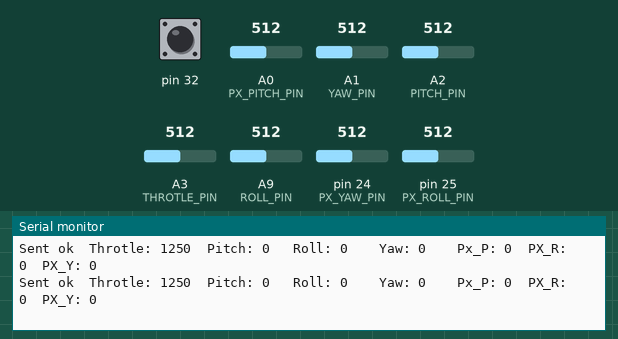
This program was run on a simulated Teensy 4. Shown: the last lines printed to the serial monitor. Inputs (shaded band) come from the test bench; at power-on: A0 (PX_PITCH_PIN) = 512, A2 (PITCH_PIN) = 512, A1 (YAW_PIN) = 512, A3 (THROTLE_PIN) = 512, A9 (ROLL_PIN) = 512, pin 24 (PX_YAW_PIN) = 512, pin 25 (PX_ROLL_PIN) = 512, pin 32 HIGH. No radio packets arrive unless stated.

Above: at 3.2 s.
3.3 s: A0 (PX_PITCH_PIN) set to 716
At 3.9 s:
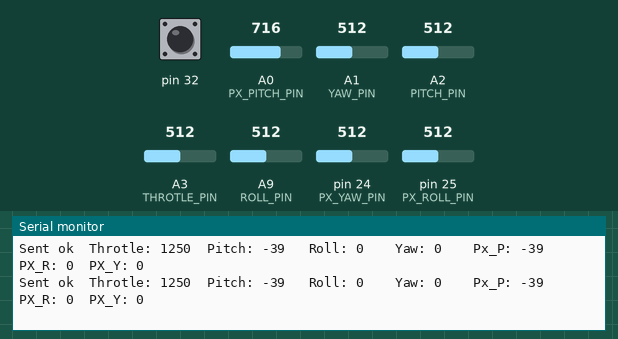
4.8 s: A2 (PITCH_PIN) set to 306
At 5.7 s:
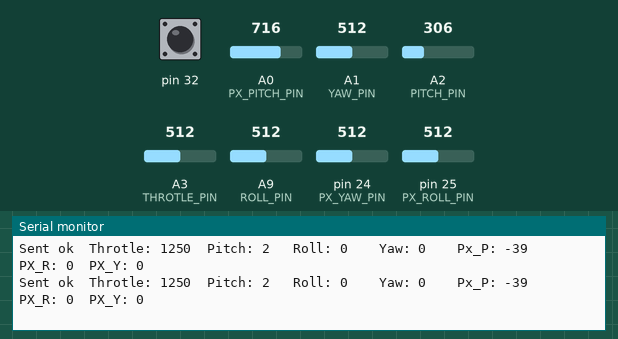
7.8 s: A1 (YAW_PIN) set to 716
At 8.7 s:
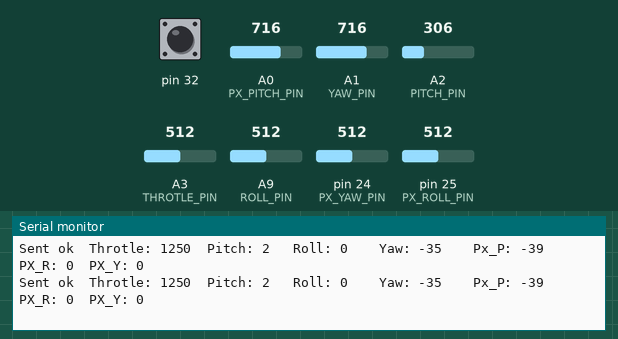
9.3 s: A3 (THROTLE_PIN) set to 716
At 9.8 s:
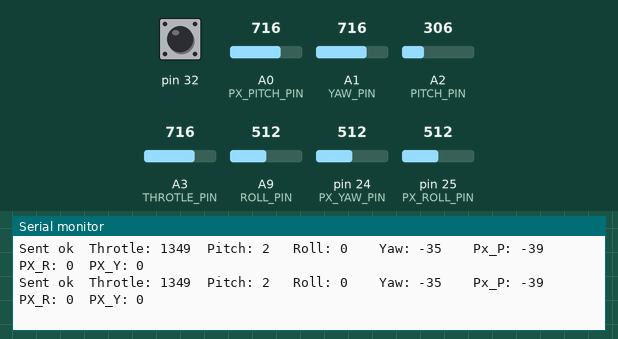
13.9 s: A9 (ROLL_PIN) set to 716
At 14.4 s:
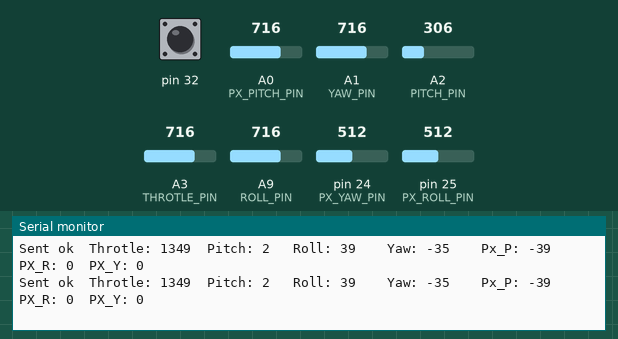
Timing chart, 0 to 16.4 s (numbered marks = the images above; inputs shaded):
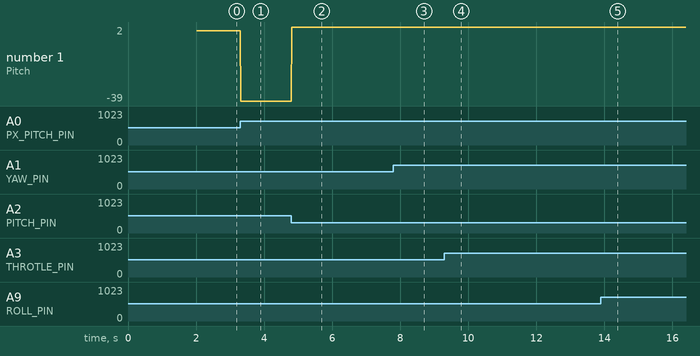

The program:

main.cpp
```cpp
#include <Arduino.h>
#include <RF24.h>
#include <SPI.h>
#include <nRF24L01.h>

// A3=Throtle, Pitch=A2 et Roll=A1
#define THROTLE_PIN A3
#define PITCH_PIN A2
#define ROLL_PIN A9
#define YAW_PIN A1

#define PX_PITCH_PIN A0
#define PX_ROLL_PIN A11
#define PX_YAW_PIN A10

// doit etre le meme que pour drone
// #define PRY_MAX 200
// #define PRY_MIN -200

/*
connection Teensy 4 a NRF24L01
GND  -> GND
VCC  -> 3.3V (mettre une capa de 10uF)
CE   -> 31 select RX/TX mode (non lie a SPI donc peut etre changee)
CSN  -> 10 chip select SPI
SCK  -> 13
MOSI -> 11
MISO -> 12
IRQ  -> 32  (non lie a SPI donc peut etre changee)
*/

RF24 radio(31, 10); // CE, CSN
const byte address[6] = "00001";
volatile bool messageAvailable = false;

void NRF24L01_IRQ();

struct Data {
    int throtle;
    int roll;
    int pitch;
    int yaw;
    int px_pitch;
    int px_roll;
    int px_yaw;
};
// Data dataToSend = { 0, 0, 0, 0 };
// Data dataReceived = { 0, 0, 0, 0 };

Data dataToSend = { 0, 0, 0, 0, 0, 0, 0 };
Data dataReceived = { 0, 0, 0, 0, 0, 0, 0 };

void setup()
{
    Serial.begin(115200);
    pinMode(32, INPUT_PULLUP);
    attachInterrupt(digitalPinToInterrupt(32), NRF24L01_IRQ, FALLING);
    pinMode(THROTLE_PIN, INPUT);
    pinMode(PITCH_PIN, INPUT);
    pinMode(ROLL_PIN, INPUT);
    pinMode(YAW_PIN, INPUT);
    pinMode(PX_PITCH_PIN, INPUT);
    pinMode(PX_ROLL_PIN, INPUT);
    pinMode(PX_YAW_PIN, INPUT);

    dataToSend.throtle = analogRead(THROTLE_PIN);
    dataToSend.throtle = analogRead(THROTLE_PIN);

    dataToSend.pitch = analogRead(PITCH_PIN);
    dataToSend.pitch = analogRead(PITCH_PIN);

    dataToSend.roll = analogRead(ROLL_PIN);
    dataToSend.roll = analogRead(ROLL_PIN);

    dataToSend.yaw = analogRead(YAW_PIN);
    dataToSend.yaw = analogRead(YAW_PIN);
    // dataToSend.yaw = 0;

    dataToSend.px_pitch = analogRead(PX_PITCH_PIN);
    dataToSend.px_pitch = analogRead(PX_PITCH_PIN);

    dataToSend.px_roll = analogRead(PX_ROLL_PIN);
    dataToSend.px_roll = analogRead(PX_ROLL_PIN);

    dataToSend.px_yaw = analogRead(PX_YAW_PIN);
    dataToSend.px_yaw = analogRead(PX_YAW_PIN);

    Serial.println("checking SPI pins....");
    delay(10);
    while (!radio.begin()) {
        Serial.println(F("radio hardware not responding!"));
        delay(50);
    }
    radio.setChannel(52);
    radio.setPALevel(RF24_PA_HIGH);
    radio.setDataRate(RF24_1MBPS);
    //    radio.maskIRQ(1, 1, 0); // enable only IRQ on RX event

    radio.openWritingPipe(address);
    radio.openReadingPipe(1, address);

    radio.printDetails();
    radio.startListening();
    Serial.println(radio.available());
    Serial.println(radio.getPALevel());
    Serial.println(radio.isChipConnected());

    radio.stopListening();
    delay(2000);
}

void loop()
{
    // *************** read from drone *************************
    if (messageAvailable) {
        messageAvailable = false;
        if (radio.available()) {
            radio.read(&dataReceived, sizeof(Data));
            Serial.print("RECIEVED TEENSY\tthrotle: ");
            Serial.print(dataReceived.throtle);
            Serial.print("\tpitch: ");
            Serial.print(dataReceived.pitch);
            Serial.print("\troll: ");
            Serial.print(dataReceived.roll);
            Serial.print("\tyaw: ");
            Serial.println(dataReceived.yaw);
        }
    }
    radio.stopListening();
    delay(5);

    // *********** to send *******************

    // ******** on lit les valeurs des Analogs ************
    dataToSend.throtle = analogRead(THROTLE_PIN);
    dataToSend.throtle = analogRead(THROTLE_PIN);
    dataToSend.throtle = analogRead(THROTLE_PIN);

    if (dataToSend.throtle < 5) // pour eviter les erreurs de centrage des joysticks
        dataToSend.throtle = 0;
    dataToSend.throtle = map(dataToSend.throtle, 0, 1023, 1000, 1500);

    // ******************* TRIM pitch ***********************************************
    dataToSend.pitch = analogRead(PITCH_PIN);
    dataToSend.pitch = analogRead(PITCH_PIN);
    dataToSend.pitch = analogRead(PITCH_PIN);

    // on prend ce potentiometre pour le trim du pitch
    dataToSend.px_pitch = analogRead(PX_PITCH_PIN);
    dataToSend.px_pitch = analogRead(PX_PITCH_PIN);
    dataToSend.px_pitch = analogRead(PX_PITCH_PIN);

    // on a les valeurs du joystick pitch et on map pour le min et max
    dataToSend.pitch = map(dataToSend.pitch, 0, 1023, +100, -100); //  on mappe entre (-1 * )potentiometre4 et +potentiometre4
    // on corrige pour le centrage du joystick
    if (abs(dataToSend.pitch) < 10)
        dataToSend.pitch = 0;

    // pour le pot yaw PX_YAW_PIN on map pour avoir les valeurs min et max pour le trim
    dataToSend.px_pitch = map(dataToSend.px_pitch, 0, 1023, +100, -100); // -100 to +100 par exemple. A voir pour le sens

    // on applique le trim issue du pot PX_PITCH_PIN
    dataToSend.pitch = dataToSend.pitch + dataToSend.px_pitch;
    // on verifie qu'on est bien dans le range A ajuster comme on veut
    if (dataToSend.pitch < -200)
        dataToSend.pitch = -200;
    if (dataToSend.pitch > 200)
        dataToSend.pitch = 200;
    // ******************* FIN TRIM pitch ***********************************************

    // ******************* TRIM roll ***********************************************
    dataToSend.roll = analogRead(ROLL_PIN);
    dataToSend.roll = analogRead(ROLL_PIN);
    dataToSend.roll = analogRead(ROLL_PIN);

    // on prend ce potentiometre pour le trim du roll
    dataToSend.px_roll = analogRead(PX_ROLL_PIN);
    dataToSend.px_roll = analogRead(PX_ROLL_PIN);
    dataToSend.px_roll = analogRead(PX_ROLL_PIN);

    // on a les valeurs du joystick roll et on map pour le min et max
    dataToSend.roll = map(dataToSend.roll, 0, 1023, -100, +100); //  on mappe entre (-1 * )potentiometre4 et +potentiometre4
    // on corrige pour le centrage du joystick
    if (abs(dataToSend.roll) < 10)
        dataToSend.roll = 0;

    // pour le pot yaw PX_ROLL_PIN on map pour avoir les valeurs min et max pour le trim
    dataToSend.px_roll = map(dataToSend.px_roll, 0, 1023, -100, +100); // -100 to +100 par exemple. A voir pour le sens

    // on applique le trim issue du pot PX_ROLL_PIN
    dataToSend.roll = dataToSend.roll + dataToSend.px_roll;
    // on verifie qu'on est bien dans le range A ajuster comme on veut
    if (dataToSend.roll < -200)
        dataToSend.roll = -200;
    if (dataToSend.roll > 200)
        dataToSend.roll = 200;
    // ******************* FIN TRIM pitch ***********************************************

    // ******************* TRIM Yaw ***********************************************
    dataToSend.yaw = analogRead(YAW_PIN);
    dataToSend.yaw = analogRead(YAW_PIN);
    dataToSend.yaw = analogRead(YAW_PIN);

    // on prend ce potentiometre pour le trim du yaw
    dataToSend.px_yaw = analogRead(PX_YAW_PIN);
    dataToSend.px_yaw = analogRead(PX_YAW_PIN);
    dataToSend.px_yaw = analogRead(PX_YAW_PIN);

    // on a les valeurs du joystick yaw et on map pour le min et max
    dataToSend.yaw = map(dataToSend.yaw, 0, 1023, 90, -90); //  on mappe entre (-1 * )potentiometre4 et +potentiometre4
    // on corrige pour le centrage du joystick
    if (abs(dataToSend.yaw) < 10)
        dataToSend.yaw = 0;

    // pour le pot yaw PX_YAW_PIN on map pour avoir les valeurs min et max pour le trim
    dataToSend.px_yaw = map(dataToSend.px_yaw, 0, 1023, -90, +90); // -90 to +90 par exemple. A voir pour le sens

    // on applique le trim issue du pot PX_YAW_PIN
    dataToSend.yaw = dataToSend.yaw + dataToSend.px_yaw;
    // on verifie qu'on est bien dans le range A ajuster comme on veut
    if (dataToSend.yaw < -180)
        dataToSend.yaw = -180;
    if (dataToSend.yaw > 180)
        dataToSend.yaw = 180;
    // ******************* FIN TRIM Yaw ***********************************************

    // radio.write(&dataToSend, sizeof(Data));

    if (radio.write(&dataToSend, sizeof(Data)) == true) {
        Serial.print("Sent ok\t");
    } else {
        Serial.print("Sent Error\t");
    }

    Serial.print("Throtle: ");
    Serial.print(dataToSend.throtle);
    Serial.print("\tPitch: ");
    Serial.print(dataToSend.pitch);
    Serial.print("\t Roll: ");
    Serial.print(dataToSend.roll);
    Serial.print("\t  Yaw: ");
    Serial.print(dataToSend.yaw);
    Serial.print("\t\tPx_P: ");
    Serial.print(dataToSend.px_pitch);
    Serial.print("\tPX_R: ");
    Serial.print(dataToSend.px_roll);
    Serial.print("\tPX_Y: ");
    Serial.println(dataToSend.px_yaw);

    // delay(5);
    radio.startListening();
    delay(5);
}

void NRF24L01_IRQ() { messageAvailable = true; }
```

Measured:
- after the input at 3.3 s, the serial monitor: prints a new line at once (image 1)
- after the input at 4.8 s, the serial monitor: prints a new line at once (image 2)
- after the input at 7.8 s, the serial monitor: prints a new line at once (image 3)
- after the input at 9.3 s, the serial monitor: prints a new line at once (image 4)
- after the input at 13.9 s, the serial monitor: prints a new line at once (image 5)
- plotted number 1: 0 → -39 after the input at 3.3 s, -39 → 2 after the input at 4.8 s
